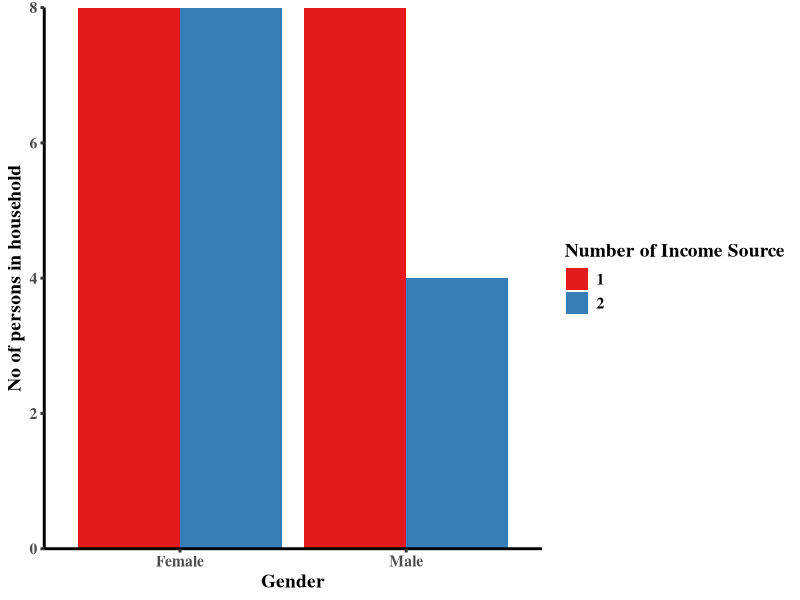
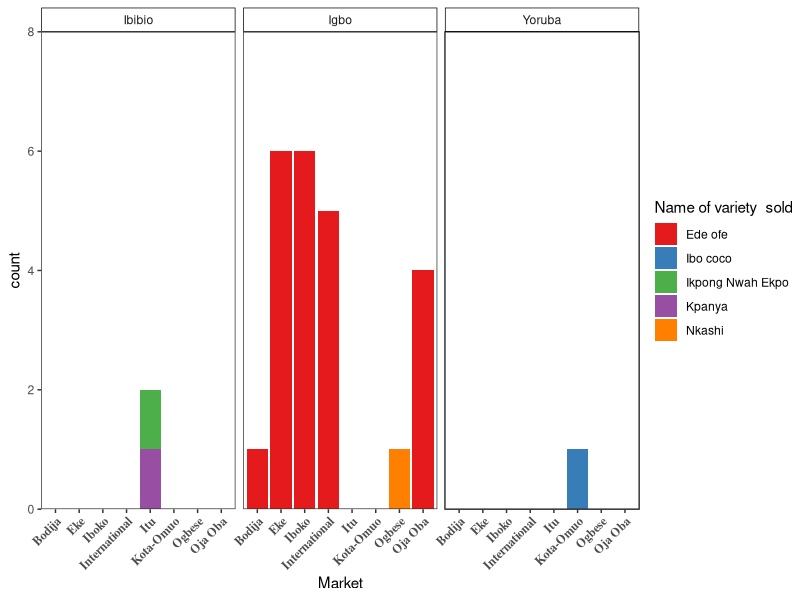
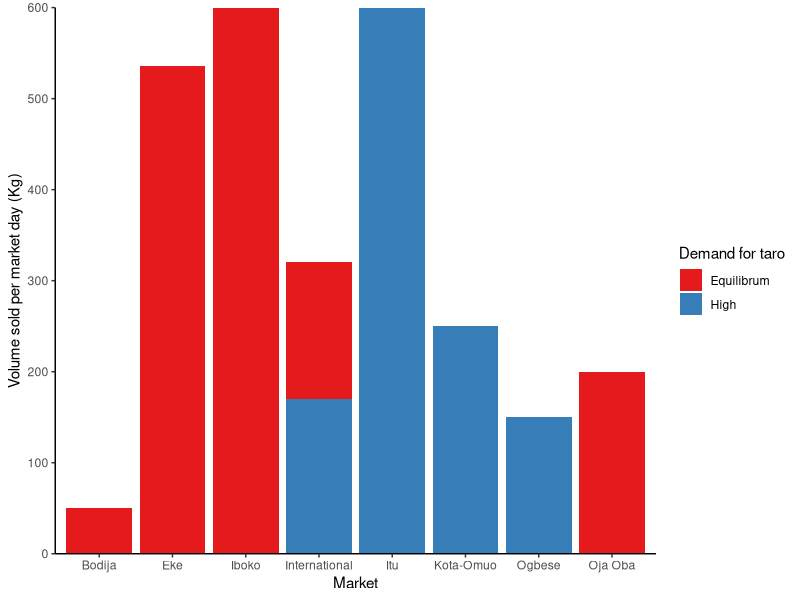
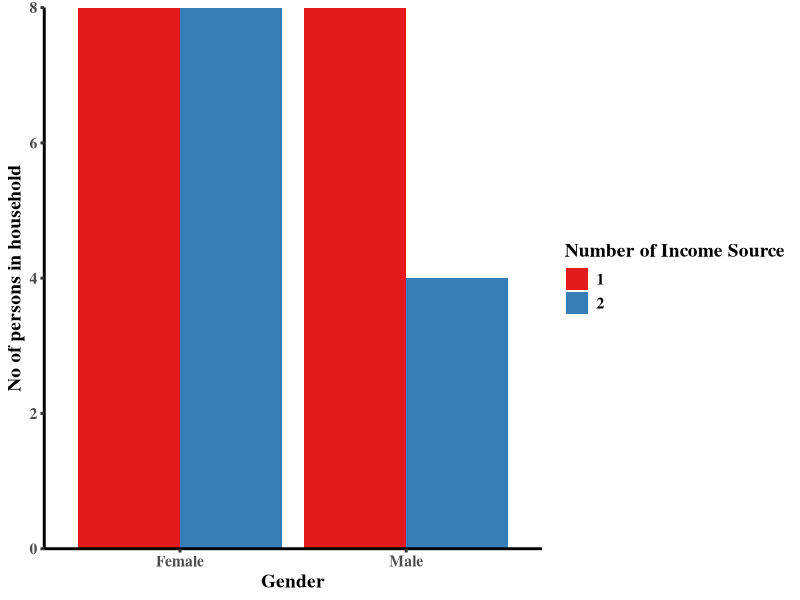
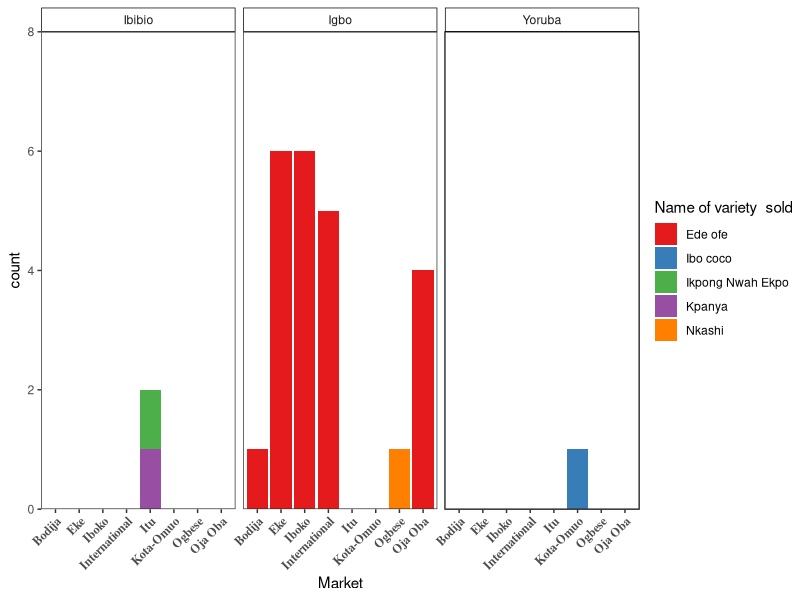
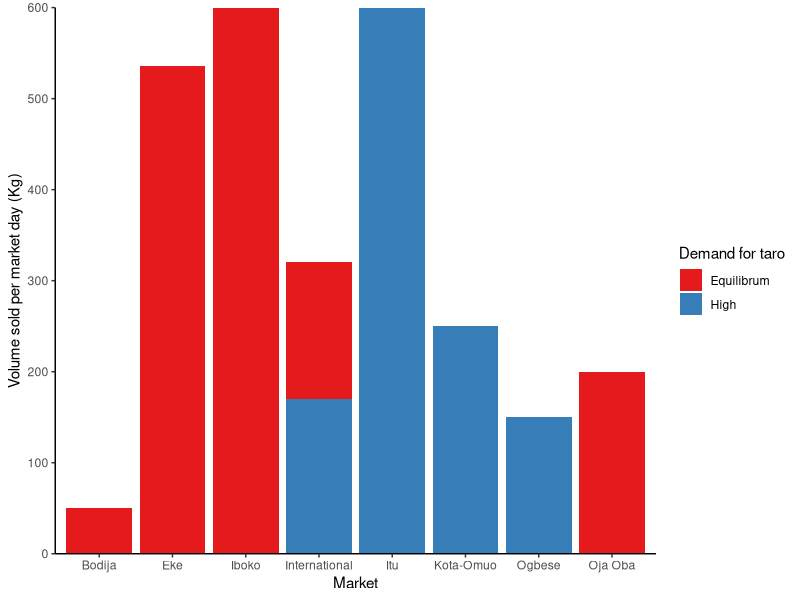

Source code (R) for these figures, in order:
###########################################################################
###########################################################################
###                                                                     ###
###                     EXPLORATORY DATA ANALYSIS 2                     ###
###                                                                     ###
###########################################################################
###########################################################################


library(tidyverse)
library(readxl)


data <- read_excel('Data/Questionnaire_Market.xlsx',sheet = 'Market')



ggplot(data = data,mapping = aes(x = Gender,y = `No of persons in household`,fill=factor(`Number of income source`)))+geom_col(position =position_dodge ())+scale_fill_brewer(name='Number of Income Source',palette = 'Set1')+
  theme_classic()+
  scale_y_continuous(expand = c(0,0))+
  scale_x_discrete(label=c('Female','Male'))+
  theme(text = element_text(family = 'serif',face = 'bold',size = 14),axis.line = element_line(size = 1,color = 'black'),axis.ticks  = element_line(size = 1))

# Export the graph
ggsave('Market1.png',width = 10,height = 7,dpi = 400,path = here::here('Plot'))


# Second Plot

data <- data %>%
  mutate(Lang=fct_recode(`Language of the taro name`,'Ibibio'='Efik'))





 ggplot(data = data,mapping = aes(Market,fill=`Name of variety  sold`))+geom_bar()+facet_grid(~Lang)+
   scale_fill_brewer(palette = 'Set1')+theme_test()+
   theme(axis.text.x = element_text(angle = 45,family = 'serif',face = 'bold',hjust = 1),strip.background.x = element_rect(fill = NA,colour = 'black'))+
   scale_y_continuous(limits = c(0,8),expand = c(0,0))

 # Export the graph
 ggsave('Market2.png',width = 10,height = 7,dpi = 400,path = here::here('Plot'))



# THird Graph
ggplot(data = data,mapping = aes(x = Market,y = `Volume sold per market day in Kg`,fill=`Demand for taro`))+geom_col()+scale_fill_brewer(palette = 'Set1')+
labs(y='Volume sold per market day (Kg)')+scale_y_continuous(expand = c(0,0))+
theme(text = element_text(family = 'serif',face = 'bold',size = 12),axis.line = element_line(size = 1,colour = 'black'))+
  theme_classic()


# Export the graph
ggsave('Market3.png',width = 10,height = 7,dpi = 400,path = here::here('Plot'))
